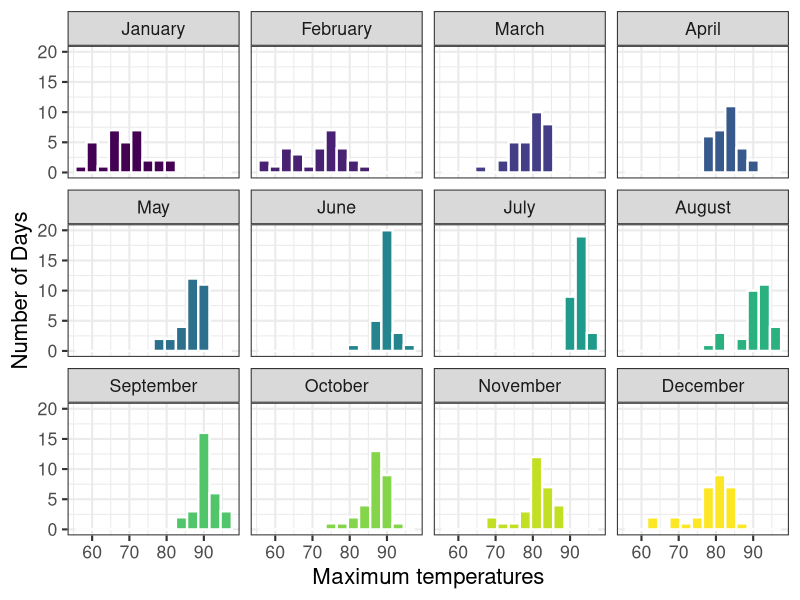
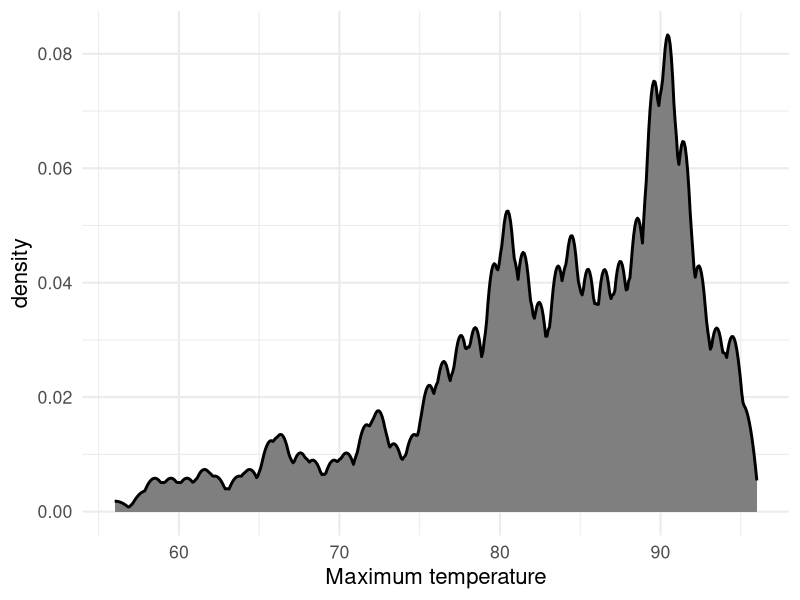
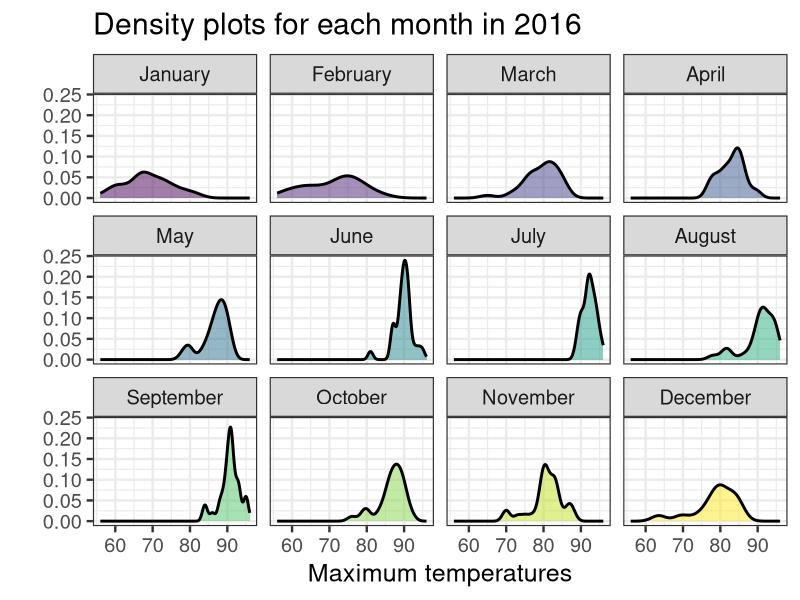
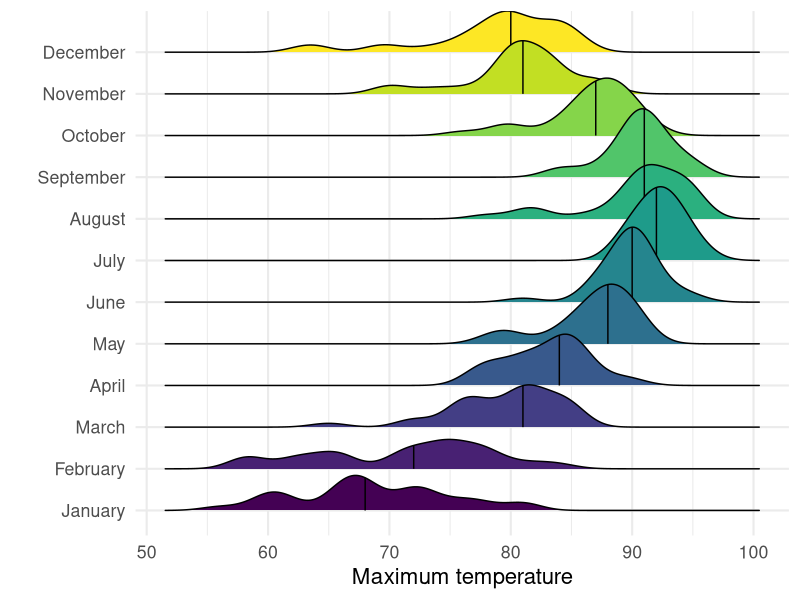
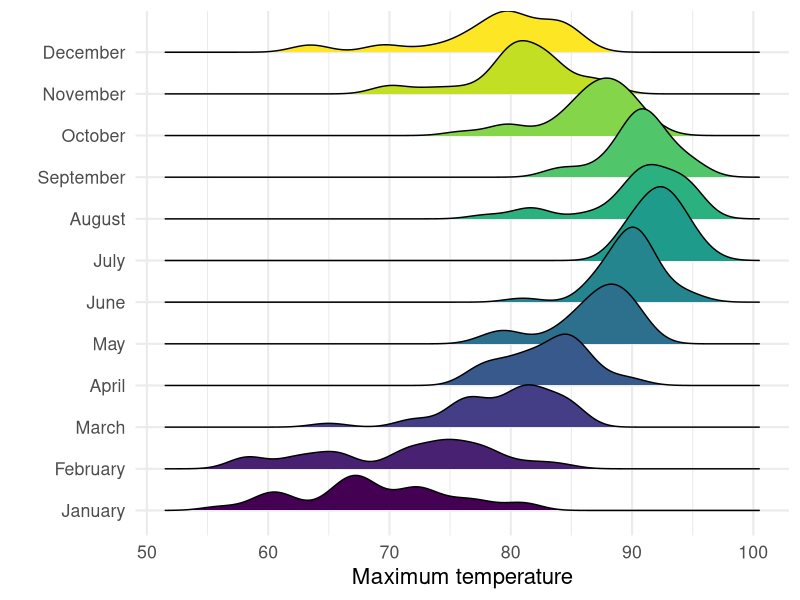
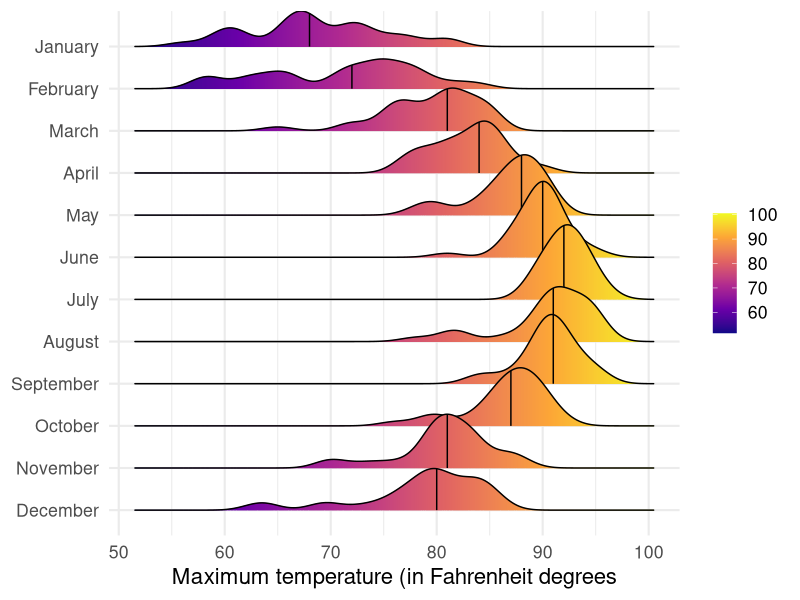

The R script that drew these images, in order:
## ---- chunk 1
library(tidyverse)
weather_tpa <- read_csv("../data/tpa_weather_16_17.csv")
# random sample 
sample_n(weather_tpa, 4)
## ---- chunk 2
knitr::include_graphics("https://github.com/reisanar/figs/raw/master/tpa_max_temps_facet.png")
## ---- chunk 3

weather_tpa$month[weather_tpa$month == 1]<-"January"
weather_tpa$month[weather_tpa$month == 2]<-"February"
weather_tpa$month[weather_tpa$month == 3]<-"March"
weather_tpa$month[weather_tpa$month == 4]<-"April"
weather_tpa$month[weather_tpa$month == 5]<-"May"
weather_tpa$month[weather_tpa$month == 6]<-"June"
weather_tpa$month[weather_tpa$month == 7]<-"July"
weather_tpa$month[weather_tpa$month == 8]<-"August"
weather_tpa$month[weather_tpa$month == 9]<-"September"
weather_tpa$month[weather_tpa$month == 10]<-"October"
weather_tpa$month[weather_tpa$month == 11]<-"November"
weather_tpa$month[weather_tpa$month == 12]<-"December"

weather_tpa$month <-factor(weather_tpa$month, # Reordering group factor levels
levels = c("January", "February", "March", "April", "May", "June", "July", "August", "September","October","November","December"))


## ---- chunk 4
ggplot(weather_tpa, aes(x = max_temp, fill = month)) +
  geom_histogram(color = "white", size = 0.8, binwidth = 3, show.legend = FALSE) +
  scale_y_continuous(name = "Number of Days") +
  scale_x_continuous(name = "Maximum temperatures" ) +
  facet_wrap(~ month) +
  scale_fill_viridis_d() +
  theme_bw(16)
## ---- chunk 5
knitr::include_graphics("https://github.com/reisanar/figs/raw/master/tpa_max_temps_density.png")
## ---- chunk 6
ggplot(data = weather_tpa, mapping = aes(x = max_temp)) +
  geom_density(kernel = "epanechnikov", bw = 0.5, size = 1, fill = "#7f7f7f") +
  labs(x = "Maximum temperature") +
  theme_minimal(16)
## ---- chunk 7
knitr::include_graphics("https://github.com/reisanar/figs/raw/master/tpa_max_temps_density_facet.png")
## ---- chunk 8
ggplot(weather_tpa, aes(x = max_temp, fill = month)) +
  geom_density(show.legend = FALSE, color = "black", size = 1, alpha = 0.5) +
  scale_x_continuous(name = "Maximum temperatures" ) +
  scale_y_continuous(name = "") +
  labs(title = "Density plots for each month in 2016") +
  facet_wrap(~ month) +
  scale_fill_viridis_d() +
  theme_bw(18)
## ---- chunk 9
knitr::include_graphics("https://github.com/reisanar/figs/raw/master/tpa_max_temps_ridges.png")
## ---- chunk 10
library(ggridges)

ggplot(weather_tpa, aes(x = max_temp, y = fct_rev(month), fill = month)) +
  geom_density_ridges(quantile_lines = TRUE, quantiles = 2, size = 1, bandwidth = 1.49) +
  guides(fill = "none") +
  scale_fill_viridis_d() +
  labs(x = "Maximum temperature", y = "") +
  scale_y_discrete(limits=rev) +
  theme_minimal(16)
## ---- chunk 11
knitr::include_graphics("https://github.com/reisanar/figs/raw/master/tpa_max_temps_ridges.png")
## ---- chunk 12
ggplot(weather_tpa, aes(x = max_temp, y = fct_rev(month), fill = month),quantile_lines = TRUE, quantiles = 2, size = 1, bandwidth = 1.49) +
  geom_density_ridges() +
  guides(fill = "none") +
  scale_fill_viridis_d() +
  labs(x = "Maximum temperature", y = "") +
  scale_y_discrete(limits=rev) +
  theme_minimal(16)
## ---- chunk 13
knitr::include_graphics("https://github.com/reisanar/figs/raw/master/tpa_max_temps_ridges_plasma.png")
## ---- chunk 14
ggplot(weather_tpa, aes(x = max_temp, y = fct_rev(month), fill = ..x..)) +
  geom_density_ridges_gradient(quantile_lines = TRUE, quantiles = 2, size = 1, bandwidth = 1.49) +
  scale_fill_viridis_c(option = "plasma") +
  labs(x = "Maximum temperature (in Fahrenheit degrees", y = NULL) +
  theme_minimal(16) +
  theme(legend.title = element_blank()) 
